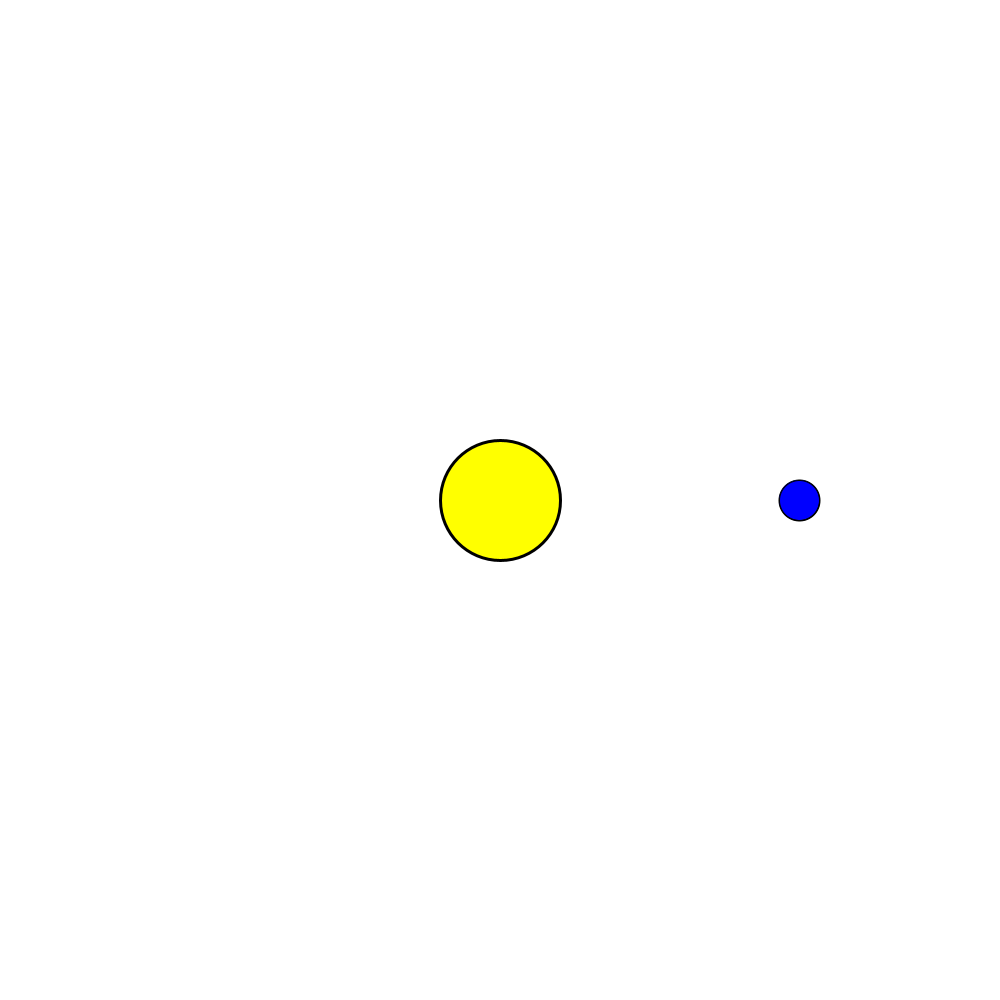
Frame 1 (no input)
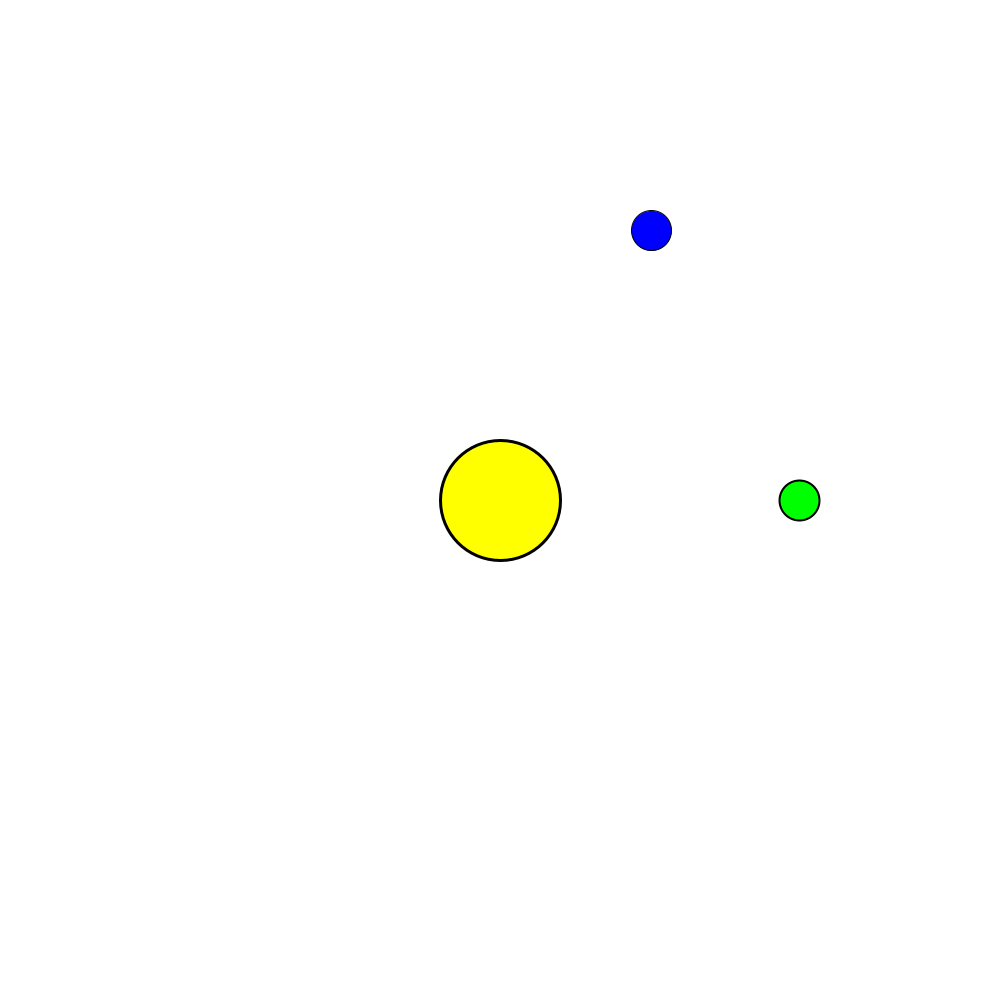
Frame 60 (the mouse pressed at the canvas centre just before this capture)
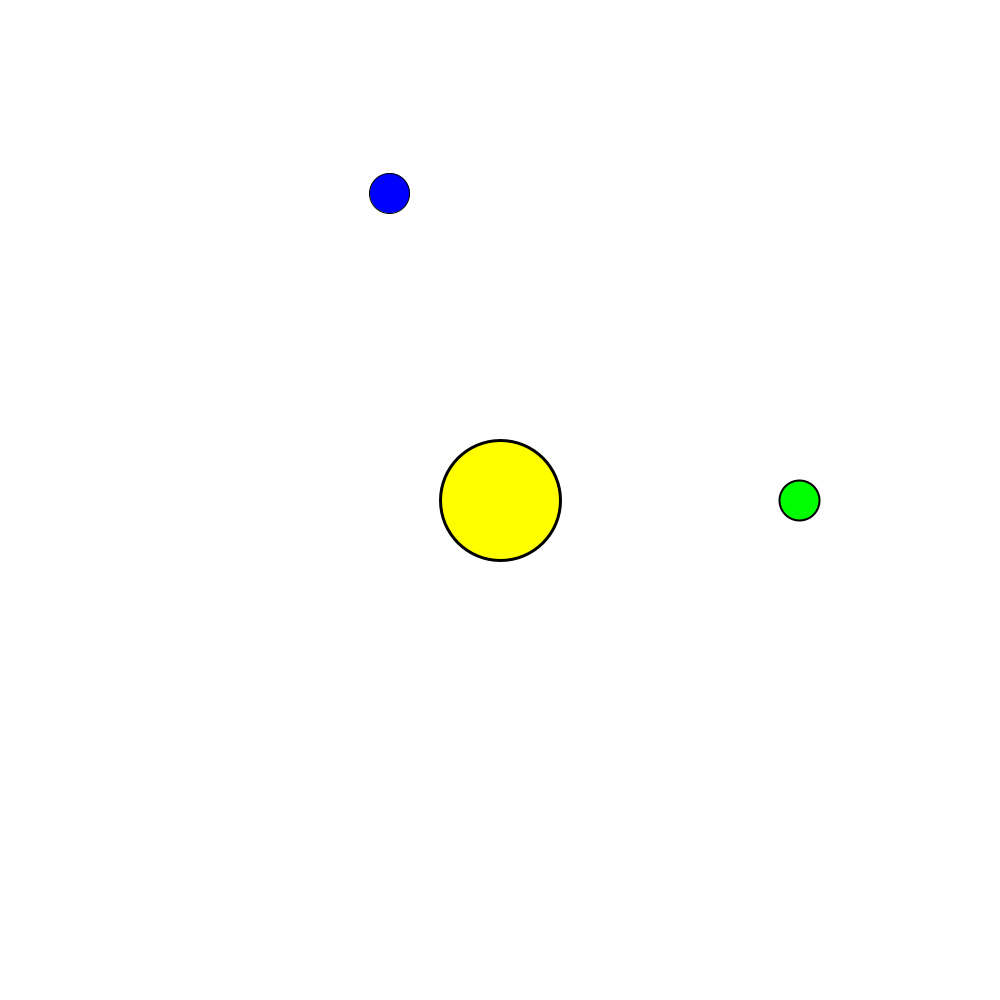
Frame 120 (the mouse held since frame 60 and released just before this capture)

The Processing sketch that drew these frames (run headless with seeded random() and noise(); from frame 60 on, the mouse is pressed at the canvas centre):

// Processing sketch: Problema2
// ── Problema2.pde
// Authors:  //<>//
// Lluís Bello Alventosa
// Raúl Sanz Jodar

// Problem description:
// ...
// ...
// ...

// Differential equations:
// ...
// ...
// ...

// Definitions:

enum IntegratorType 
{
  NONE,
  EXPLICIT_EULER, 
  SIMPLECTIC_EULER, 
  HEUN, 
  RK2, 
  RK4
}

// Parameters of the numerical integration:

final boolean REAL_TIME = true;

final float SIM_STEP = 25920;   // Simulation time-step (s)
final float TIME_ACCEL = 46*24*3600;
IntegratorType integrator = IntegratorType.RK4;   // ODE integration method

// Display values:

final boolean FULL_SCREEN = false;
final int DRAW_FREQ = 50;   // Draw frequency (Hz or Frame-per-second)
int DISPLAY_SIZE_X = 1000;   // Display width (pixels)
int DISPLAY_SIZE_Y = 1000;   // Display height (pixels)

// Draw values:

final int [] BACKGROUND_COLOR = {0, 0, 0};
final int [] REFERENCE_COLOR = {255, 255, 0};
final int [] OBJECTS_COLOR = {255, 0, 0};
final float OBJECTS_SIZE = 2E10;   // Size of the objects (m)
final float PIXELS_PER_METER = 2E-9;   // Display length that corresponds with 1 meter (pixels)
final PVector DISPLAY_CENTER = new PVector(0.0, 0.0);   // World position that corresponds with the center of the display (m)

// Parameters of the problem:

final float Mp = 5.972E24;   // Planet mass (kg)
final float Me = 1.989E30;   // Star mass (kg)
final float Gc = 6.67430E-11;   // Gravity constant (m/(s*s))
final PVector G = new PVector(0.0, -Gc);   // Acceleration due to gravity (m/(s*s))
final PVector _s_e = new PVector(0.0, 0.0);
final PVector _s0 = new PVector(149.6E9, 0.0);

// Time control:

int _lastTimeDraw = 0;   // Last measure of time in draw() function (ms)
float _deltaTimeDraw = 0.0;   // Time between draw() calls (s)
float _simTime = 0.0;   // Simulated time (s)
float _elapsedTime = 0.0;   // Elapsed (real) time (s)

// Output control:

PrintWriter _output;
final String FILE_NAME = "data.txt";

// Auxiliary variables:

float _energy;   // Total energy of the particle (J)

// Variables to be solved:

PVector _s = new PVector();   // Position of the particle (m)
PVector _v = new PVector();   // Velocity of the particle (m/s)
PVector _a = new PVector();   // Accleration of the particle (m/(s*s))


// Main code:

// Converts distances from world length to pixel length
float worldToPixels(float dist)
{
  return dist*PIXELS_PER_METER;
}

// Converts distances from pixel length to world length
float pixelsToWorld(float dist)
{
  return dist/PIXELS_PER_METER;
}

// Converts a point from world coordinates to screen coordinates
void worldToScreen(PVector worldPos, PVector screenPos)
{
  screenPos.x = 0.5*DISPLAY_SIZE_X + (worldPos.x - DISPLAY_CENTER.x)*PIXELS_PER_METER;
  screenPos.y = 0.5*DISPLAY_SIZE_Y - (worldPos.y - DISPLAY_CENTER.y)*PIXELS_PER_METER;
}

// Converts a point from screen coordinates to world coordinates
void screenToWorld(PVector screenPos, PVector worldPos)
{
  worldPos.x = ((screenPos.x - 0.5*DISPLAY_SIZE_X)/PIXELS_PER_METER) + DISPLAY_CENTER.x;
  worldPos.y = ((0.5*DISPLAY_SIZE_Y - screenPos.y)/PIXELS_PER_METER) + DISPLAY_CENTER.y;
}

void drawStaticEnvironment()
{
  background(255, 255, 255);

  strokeWeight(3);
  
  PVector screenPos2 = new PVector();
  worldToScreen(_s0, screenPos2);

  PVector screenPos3 = new PVector();
  worldToScreen(_s_e, screenPos3);

  fill(REFERENCE_COLOR[0], REFERENCE_COLOR[1], REFERENCE_COLOR[2]);
  circle(screenPos3.x, screenPos3.y, 3*worldToPixels(OBJECTS_SIZE));
  
  fill(REFERENCE_COLOR[2], REFERENCE_COLOR[1], REFERENCE_COLOR[2]);
  strokeWeight(2);
  circle(screenPos2.x, screenPos2.y, worldToPixels(OBJECTS_SIZE));
}

void drawMovingElements()
{
  fill(OBJECTS_COLOR[1], OBJECTS_COLOR[1], OBJECTS_COLOR[0]);
  strokeWeight(1);

  PVector screenPos = new PVector();
  worldToScreen(_s, screenPos);

  circle(screenPos.x, screenPos.y, worldToPixels(OBJECTS_SIZE));
}

void PrintInfo()
{
  println("Energy: " + _energy + " J");
  println("Elapsed time = " + _elapsedTime + " s");
  println("Simulated time = " + _simTime + " s \n");
}

void initSimulation()
{
  _simTime = 0.0;
  _elapsedTime = 0.0;
  
  _s = _s0.copy();
  _v.set(0.0, 30.75E3);
  _a.set(0.0, 0.0);
}

void updateSimulation()
{
  switch (integrator)
  {
  case EXPLICIT_EULER:
    updateSimulationExplicitEuler();
    break;

  case SIMPLECTIC_EULER:
    updateSimulationSimplecticEuler();
    break;

  case HEUN:
    updateSimulationHeun();
    break;

  case RK2:
    updateSimulationRK2();
    break;

  case RK4:
    updateSimulationRK4();
    break;
  }
  
  _simTime += SIM_STEP;
}

void updateSimulationExplicitEuler()
{
  _a = calculateAcceleration(_s, _v);
  _s.add(PVector.mult(_v, SIM_STEP));
  _v.add(PVector.mult(_a, SIM_STEP));
  
}

void updateSimulationSimplecticEuler()
{
   _a = calculateAcceleration(_s, _v);
  _v.add(PVector.mult(_a, SIM_STEP));
  _s.add(PVector.mult(_v, SIM_STEP));
}

void updateSimulationHeun(){
  _a = calculateAcceleration(_s, _v);
  PVector _s2 = PVector.add(_s, PVector.mult(_v, SIM_STEP));    
  PVector _v2 = PVector.add(_v, PVector.mult(_a, SIM_STEP));
     
  PVector v_promedio =  PVector.add(_v, _v2);    
  _s.add(PVector.mult(v_promedio, SIM_STEP*0.5));

  PVector _a2 = calculateAcceleration(_s2, _v2);
  PVector a_promedio = PVector.add(_a, _a2);
   
  _v.add(PVector.mult(a_promedio, SIM_STEP*0.5));
}

void updateSimulationRK2(){ 
  _a = calculateAcceleration(_s, _v);
  PVector _k1v = PVector.mult(_a, SIM_STEP);
  PVector _k1s = PVector.mult(_v, SIM_STEP);

  PVector _v2 = PVector.add(_v, PVector.mult(_k1v, 0.5));
  PVector _s2 = PVector.add(_s, PVector.mult(_k1s, 0.5));
  PVector _a2 = calculateAcceleration(_s2, _v2);
  PVector _k2v = PVector.mult(_a2, SIM_STEP);
  PVector _k2s = PVector.mult(PVector.add(_v, PVector.mult(_k1v, 0.5)), SIM_STEP);
  
  _s.add(_k2s);    
  _v.add(_k2v);
}

void updateSimulationRK4()
{
  _a = calculateAcceleration(_s, _v);
  PVector _k1v = PVector.mult(_a, SIM_STEP);
  PVector _k1s = PVector.mult(_v, SIM_STEP);

  PVector _v2 = PVector.add(_v, PVector.mult(_k1v, 0.5));
  PVector _s2 = PVector.add(_s, PVector.mult(_k1s, 0.5));
  PVector _a2 = calculateAcceleration(_s2, _v2);
  
  PVector _k2v = PVector.mult(_a2, SIM_STEP);
  PVector _k2s = PVector.mult(PVector.add(_v, PVector.mult(_k1v, 0.5)), SIM_STEP);
  
  PVector _v3 = PVector.add(_v, PVector.mult(_k2v, 0.5));
  PVector _s3 = PVector.add(_s, PVector.mult(_k2s, 0.5));
  PVector _a3 = calculateAcceleration(_s3, _v3);
  
  PVector _k3v = PVector.mult(_a3, SIM_STEP);
  PVector _k3s = PVector.mult(PVector.add(_v, PVector.mult(_k2v, 0.5)), SIM_STEP);

  PVector _v4 = PVector.add(_v, _k3v);
  PVector _s4 = PVector.add(_s, _k3s);
  PVector _a4 = calculateAcceleration(_s4, _v4);
  PVector _k4v = PVector.mult(_a4, SIM_STEP);
  PVector _k4s = PVector.mult(PVector.add(_v, _k3v), SIM_STEP);
    
  _v.add(PVector.mult(_k1v, 1/6.0));
  _v.add(PVector.mult(_k2v, 1/3.0));
  _v.add(PVector.mult(_k3v, 1/3.0));
  _v.add(PVector.mult(_k4v, 1/6.0));
  
  _s.add(PVector.mult(_k1s, 1/6.0));
  _s.add(PVector.mult(_k2s, 1/3.0));
  _s.add(PVector.mult(_k3s, 1/3.0));
  _s.add(PVector.mult(_k4s, 1/6.0));
}

PVector calculateAcceleration(PVector s, PVector v)
{
  PVector radio = PVector.sub(s, _s_e);
  float radioMag = radio.mag();
  float radio2 = radioMag * radioMag;
  float GMe = -Gc * Me;
  float div = GMe / radio2;
  PVector radioNorm = radio.normalize();
  PVector Fgrav = PVector.mult(radioNorm, div);
  PVector a = Fgrav;
  return a;
}

void calculateEnergy()
{  
  float vMag = _v.mag();
  float v2 = vMag * vMag;
  float MpMedios = Mp / 2;
  float Ecin = v2 * MpMedios;
  
  float GMe = -Gc * Me;
  float radio = _s.mag();
  float div = GMe / radio;
  float Epot = div * Mp;
  
  _energy = Ecin + Epot;
}

void settings()
{
  if (FULL_SCREEN)
  {
    fullScreen();
    DISPLAY_SIZE_X = displayWidth;
    DISPLAY_SIZE_Y = displayHeight;
  } 
  else
    size(DISPLAY_SIZE_X, DISPLAY_SIZE_Y);
}

void setup()
{
  frameRate(DRAW_FREQ);
  _lastTimeDraw = millis();
  initSimulation();
}

void draw()
{
  int now = millis();
  _deltaTimeDraw = (now - _lastTimeDraw)/1000.0;
  _elapsedTime += _deltaTimeDraw;
  _lastTimeDraw = now;

  println("\nDraw step = " + _deltaTimeDraw + " s - " + 1.0/_deltaTimeDraw + " Hz");

  if (REAL_TIME)
  {
    float expectedSimulatedTime = TIME_ACCEL*_deltaTimeDraw;
    float expectedIterations = expectedSimulatedTime/SIM_STEP;
    int iterations = 0; 

    for (; iterations < floor(expectedIterations); iterations++)
      updateSimulation();

    if ((expectedIterations - iterations) > random(0.0, 1.0))
    {
      updateSimulation();
      iterations++;
    }

    //println("Expected Simulated Time: " + expectedSimulatedTime);
    //println("Expected Iterations: " + expectedIterations);
    //println("Iterations: " + iterations);
  } 
  else
    updateSimulation();

  drawStaticEnvironment();
  drawMovingElements();

  calculateEnergy();
  PrintInfo();
}

void mouseClicked() 
{
  _s = new PVector(mouseX, mouseY);
  screenToWorld(_s, _s);
  _a = new PVector(0.0, 0.0);
}

void keyPressed()
{
  if (key == 'i' || key == 'I'){
    initSimulation();
  }  
  if (key == 's' || key == 'S'){
    integrator = IntegratorType.SIMPLECTIC_EULER;
  } 
  if (key == 'e' || key == 'E'){
    integrator = IntegratorType.EXPLICIT_EULER;
  }
  if (key == 'h' || key == 'H'){
    integrator = IntegratorType.HEUN;
  }
  if (key == 'k' || key == 'K'){
    integrator = IntegratorType.RK2;
  }
  if (key == 'r' || key == 'R'){
    integrator = IntegratorType.RK4;
  }
}

void stop()
{
  // ...
  // ...
  // ...  
}
